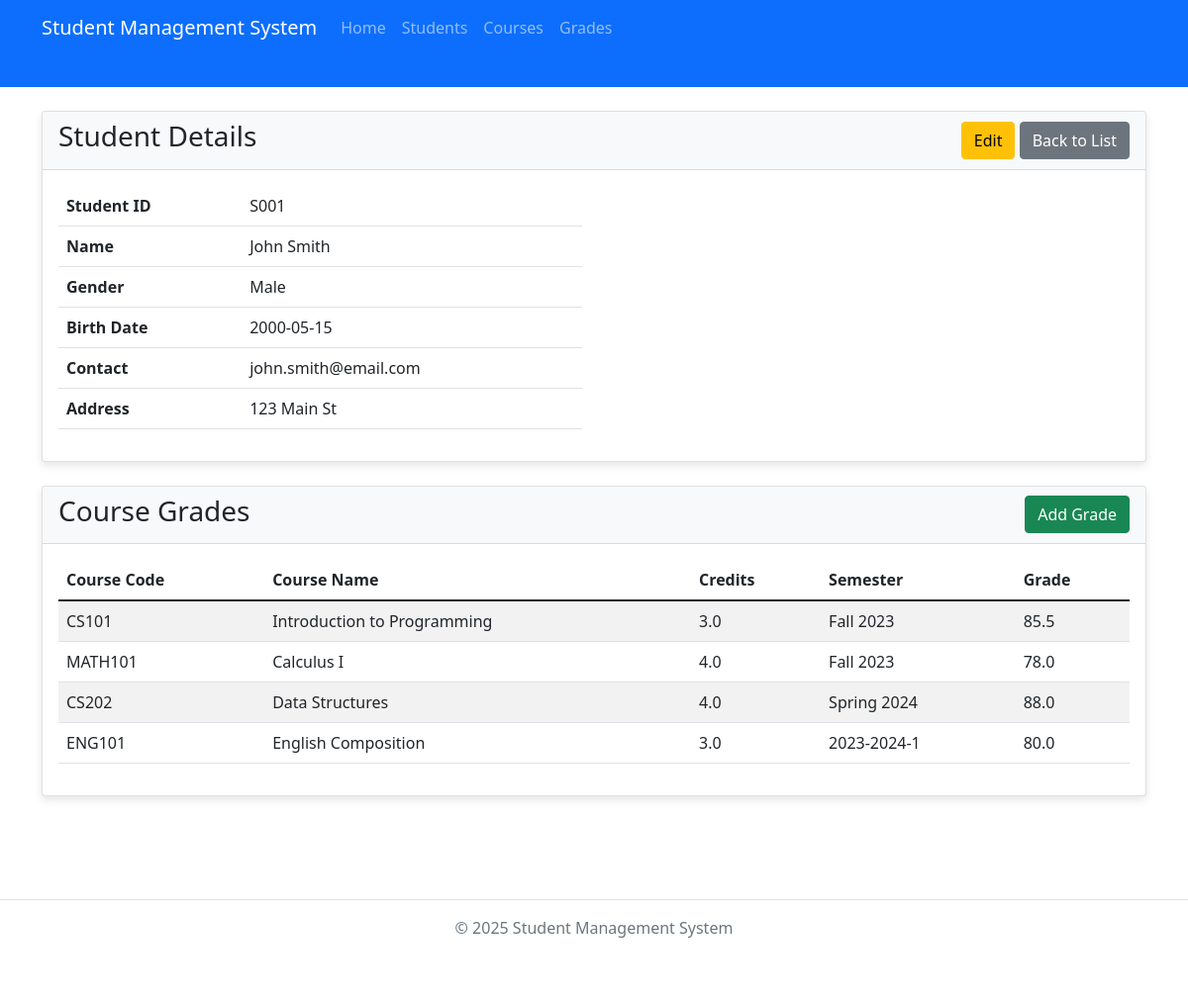
Screenshot of /students/1 with the database file from the repository.
### app.py (models this page shows)
class Student(db.Model):
    id = db.Column(db.Integer, primary_key=True)
    student_id = db.Column(db.String(20), unique=True, nullable=False)
    name = db.Column(db.String(100), nullable=False)
    gender = db.Column(db.String(10))
    birth_date = db.Column(db.Date)
    contact = db.Column(db.String(100))
    address = db.Column(db.Text)
    enrollments = db.relationship('Enrollment', backref='student', lazy='dynamic', cascade="all, delete-orphan")

class Enrollment(db.Model):
    id = db.Column(db.Integer, primary_key=True)
    student_id = db.Column(db.Integer, db.ForeignKey('student.id'), nullable=False)
    course_id = db.Column(db.Integer, db.ForeignKey('course.id'), nullable=False)
    semester = db.Column(db.String(20), nullable=False)
    grade = db.Column(db.Float)
    timestamp = db.Column(db.DateTime, default=datetime.utcnow)

class Course(db.Model):
    id = db.Column(db.Integer, primary_key=True)
    course_code = db.Column(db.String(20), unique=True, nullable=False)
    name = db.Column(db.String(100), nullable=False)
    credit = db.Column(db.Float, default=0)
    enrollments = db.relationship('Enrollment', backref='course', lazy='dynamic', cascade="all, delete-orphan")

### routes.py (the view)
@app.route('/students/<int:id>')
def view_student(id):
    student = Student.query.get_or_404(id)
    enrollments = Enrollment.query.filter_by(student_id=id).all()
    return render_template('students/view.html', student=student, enrollments=enrollments)

### templates/students/view.html (shortened to what this page needs)
{% extends 'layout.html' %}
{% block content %}
<div class="card mb-4">
    <div class="card-header">
        <div class="d-flex justify-content-between align-items-center">
            <h3>Student Details</h3>
            <div>
                <a href="{{ url_for('edit_student', id=student.id) }}" class="btn btn-warning">Edit</a>
                <a href="{{ url_for('list_students') }}" class="btn btn-secondary">Back to List</a>
            </div>
        </div>
    </div>
    <div class="card-body">
        <div class="row">
            <div class="col-md-6">
                <table class="table">
                    <tr>
                        <th>Student ID</th>
                        <td>{{ student.student_id }}</td>
                    </tr>
                    <tr>
                        <th>Name</th>
                        <td>{{ student.name }}</td>
                    </tr>
                    <tr>
                        <th>Gender</th>
                        <td>{{ student.gender or 'Not set' }}</td>
                    </tr>
                    <tr>
                        <th>Birth Date</th>
                        <td>{{ student.birth_date.strftime('%Y-%m-%d') if student.birth_date else 'Not set' }}</td>
                    </tr>
                    <tr>
                        <th>Contact</th>
                        <td>{{ student.contact or 'Not set' }}</td>
                    </tr>
                    <tr>
                        <th>Address</th>
                        <td>{{ student.address or 'Not set' }}</td>
                    </tr>
                </table>
            </div>
        </div>
    </div>
</div>
<div class="card">
    <div class="card-header">
        <div class="d-flex justify-content-between align-items-center">
            <h3>Course Grades</h3>
            <a href="{{ url_for('add_grade') }}" class="btn btn-success">Add Grade</a>
        </div>
    </div>
    <div class="card-body">
        {% if enrollments %}
        <div class="table-responsive">
            <table class="table table-striped">
                <thead>
                    <tr>
                        <th>Course Code</th>
                        <th>Course Name</th>
                        <th>Credits</th>
                        <th>Semester</th>
                        <th>Grade</th>
                    </tr>
                </thead>
                <tbody>
                    {% for enrollment in enrollments %}
                    <tr>
                        <td>{{ enrollment.course.course_code }}</td>
                        <td>{{ enrollment.course.name }}</td>
                        <td>{{ enrollment.course.credit }}</td>
                        <td>{{ enrollment.semester }}</td>
                        <td>{{ enrollment.grade if enrollment.grade is not none else 'Not graded' }}</td>
                    </tr>
                    {% endfor %}
                </tbody>
            </table>
        </div>
        {% else %}
        <div class="alert alert-info">
            No grades found for this student.
        </div>
        {% endif %}
    </div>
</div>
{% endblock %}

### static/css/main.css (style rules this page uses)
.card { box-shadow: 0 4px 8px rgba(0, 0, 0, 0.1); margin-bottom: 1.5rem; }
.card-header { background-color: #f8f9fa; }
.table-responsive { overflow-x: auto; }

### rows the page displays
Student: student_id "S001", name "John Smith", gender "Male", birth_date "2000-05-15", contact "john.smith@email.com", address "123 Main St"
Enrollment: course.course_code "CS101", course.name "Introduction to Programming", course.credit "3.0", semester "Fall 2023", grade "85.5"
Enrollment: course.course_code "MATH101", course.name "Calculus I", course.credit "4.0", semester "Fall 2023", grade "78.0"
Enrollment: course.course_code "CS202", course.name "Data Structures", course.credit "4.0", semester "Spring 2024", grade "88.0"
Enrollment: course.course_code "ENG101", course.name "English Composition", course.credit "3.0", semester "2023-2024-1", grade "80.0"
